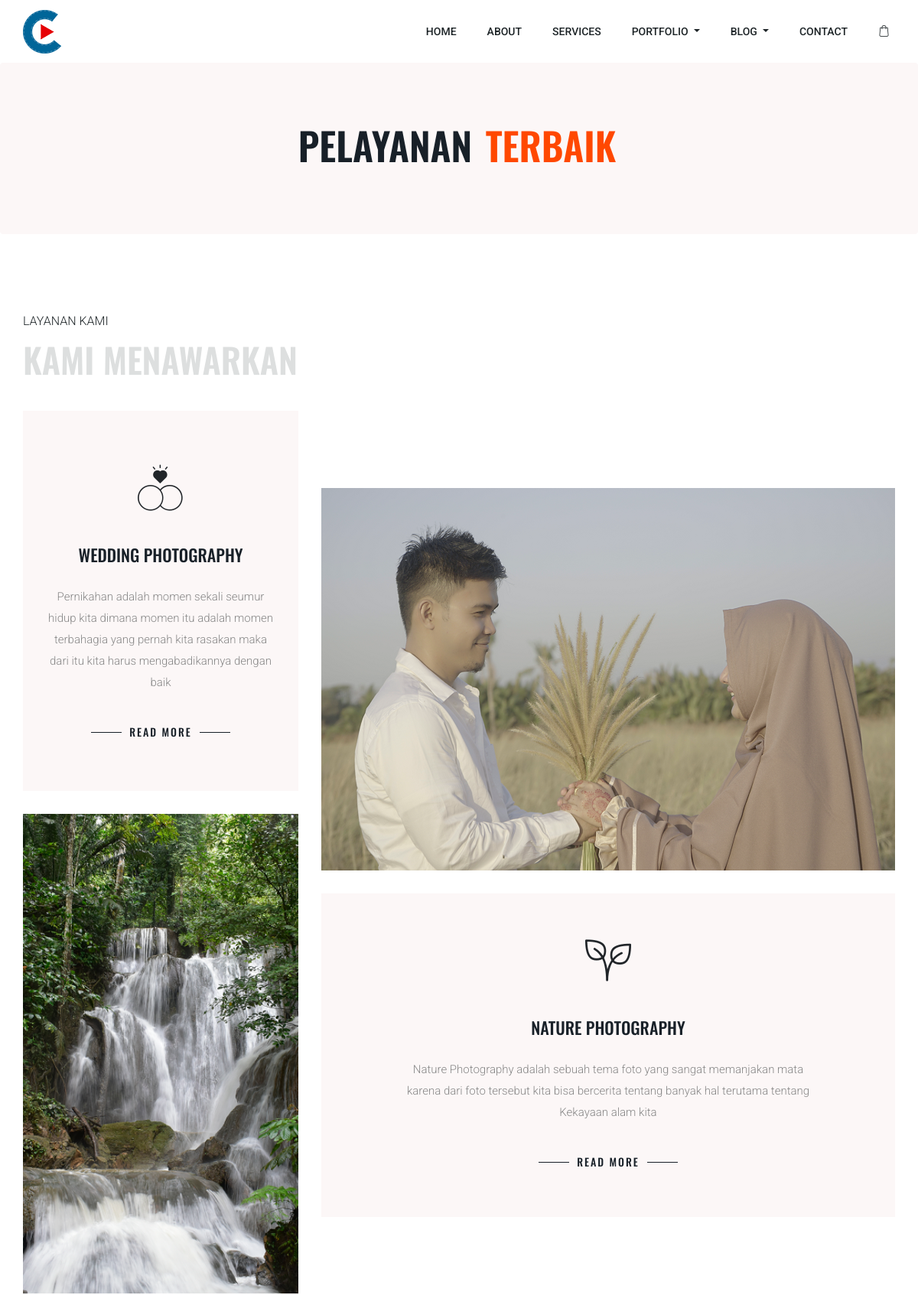
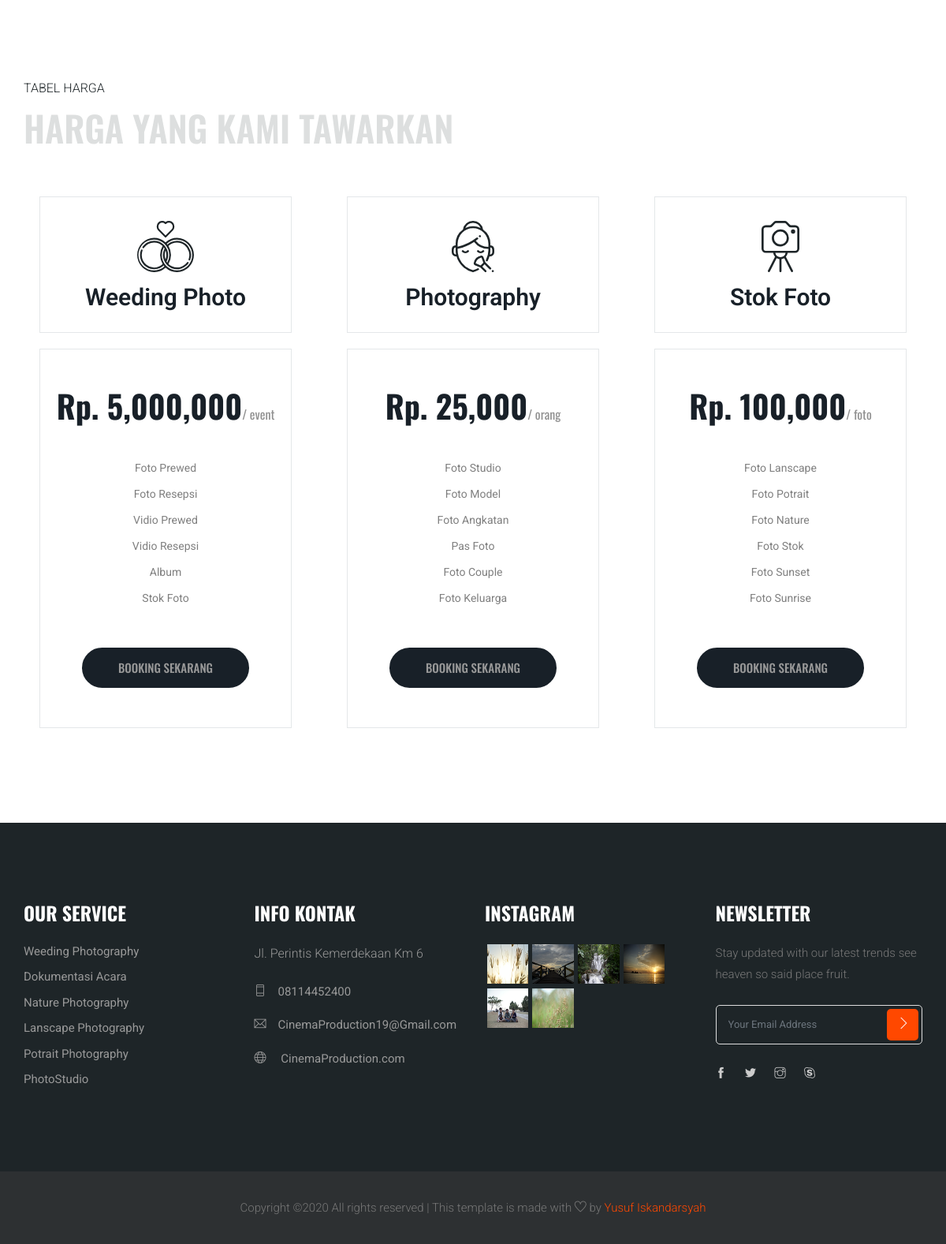
Screenshot of /index.php?halaman=services with the database file from the repository (2 pictures, top to bottom).
### tables this page shows
CREATE TABLE `services` (
  `id` int(11) NOT NULL,
  `title` varchar(50) NOT NULL,
  `price` int(15) NOT NULL,
  `price_alt` varchar(50) NOT NULL,
  `content` varchar(255) NOT NULL,
  `icon` varchar(100) NOT NULL
);

### services.php (the view)
<section class="breadcrumb breadcrumb_bg">
    <div class="container">
        <div class="row">
            <div class="col-lg-12">
                <div class="breadcrumb_iner text-center">
                    <div class="breadcrumb_iner_item">
                        <h2>Pelayanan <span>Terbaik</span></h2>
                    </div>
                </div>
            </div>
        </div>
    </div>
</section>
<section class="our_service padding_top">
    <div class="container">
        <div class="row">
            <div class="col-lg-6">
                <div class="section_tittle">
                    <p>Layanan Kami</p>
                    <h2>Kami Menawarkan</h2>
                </div>
            </div>
        </div>
        <div class="row align-items-center">
            <div class="col-lg-4 col-md-6">
                <div class="single_offer_text text-center wedding">
                    <span class="flaticon-love-and-romance"></span>
                    <h4>Wedding Photography</h4>
                    <p>Pernikahan adalah momen sekali seumur hidup kita dimana momen itu adalah
		momen terbahagia yang pernah kita rasakan maka dari itu kita harus mengabadikannya dengan baik</p>
                    <a href="#" class="btn_1">read more</a>
                </div>
                <div class="single_offer_img d-none d-md-block">
                    <img src="assets/img/single_offer_img_2.png" alt="">
                </div>
            </div>
            <div class="col-lg-8 col-md-6">
                <div class="single_offer_img d-none d-md-block">
                    <img src="assets/img/single_offer_img_1.png" alt="">
                </div>
                <div class="single_offer_text text-center nature">
                    <span class="flaticon-leaf"></span>
                    <h4>Nature photography</h4>
                    <p>Nature Photography adalah sebuah tema foto yang sangat memanjakan mata
		karena dari foto tersebut kita bisa bercerita tentang banyak hal terutama tentang Kekayaan alam kita</p>
                    <a href="#" class="btn_1">read more</a>
                </div>
            </div>
        </div>
    </div>
</section>
<section class="pricing_part section_padding home_page_pricing">
    <div class="container">
        <div class="row">
            <div class="col-lg-6">
                <div class="section_tittle">
                    <p>TABEL HARGA</p>
                    <h2>Harga yang kami tawarkan</h2>
                </div>
            </div>
        </div>
        <div class="row justify-content-center">
            <?php
                $result=$koneksi->query("SELECT * FROM services");
                while($data = $result->fetch_assoc()){
            ?>
            <div class="col-lg-4 col-sm-6">
                <div class="single_pricing_part">
                    <div class="pricing_tittle">
                        <img src="assets/img/icon/<?php echo $data['icon']; ?>" alt="">
                        <p><?php echo $data['title']; ?></p>
                    </div>
                    <div class="pricing_content">
                        <h3><?php echo "Rp. ".number_format($data['price']); ?><span>/ <?php echo $data['price_alt']; ?></span></h3>
                        <ul>
                            <?php
                            $content = unserialize($data['content']);
                            foreach ($content as $key => $value) {
                                echo "<li>".$value."</li>";
                            }
                            ?>
                        </ul>
                        <a href="#" class="btn_2">Booking sekarang</a>
                    </div>
                </div>
            </div>
            <?php } ?>
        </div>
    </div>
</section>

### index.php (shortened to what this page needs)
<?php require_once('admin/database.php') ?>
<!doctype html>
<html lang="zxx">
<head>
    <link rel="stylesheet" href="assets/css/bootstrap.min.css">
    <link rel="stylesheet" href="assets/css/animate.css">
    <link rel="stylesheet" href="assets/css/owl.carousel.min.css">
    <link rel="stylesheet" href="assets/css/all.css">
    <link rel="stylesheet" href="assets/css/flaticon.css">
    <link rel="stylesheet" href="assets/css/themify-icons.css">
    <link rel="stylesheet" href="assets/css/swiper.min.css">
    <link rel="stylesheet" href="assets/css/magnific-popup.css">
    <link rel="stylesheet" href="assets/css/slick.css">
    <link rel="stylesheet" href="assets/css/style.css">
</head>
<body>
    <header class="main_menu  home_menu">
        <div class="container">
            <div class="row align-items-center">
                <div class="col-lg-12">
                    <nav class="navbar navbar-expand-lg navbar-light">
                        <a class="navbar-brand" href="index.php"> <img src="assets/img/logo.png" alt="logo"> </a>
                        <div class="collapse navbar-collapse main-menu-item" id="navbarSupportedContent">
                            <ul class="navbar-nav">
                                <li class="nav-item">
                                    <a class="nav-link" href="index.php">Home</a>
                                </li>
                                <li class="nav-item">
                                    <a class="nav-link" href="index.php?halaman=about">about</a>
                                </li>
                                <li class="nav-item">
                                    <a class="nav-link" href="index.php?halaman=services">services</a>
                                </li>
                                <li class="nav-item dropdown">
                                    <a class="nav-link dropdown-toggle" href="" id="navbarDropdownpro"
                                        role="button" data-toggle="dropdown" aria-haspopup="true" aria-expanded="false">
                                        portfolio
                                    </a>
                                </li>
                                <li class="nav-item dropdown">
                                    <a class="nav-link dropdown-toggle" href="blog.html" id="navbarDropdown"
                                        role="button" data-toggle="dropdown" aria-haspopup="true" aria-expanded="false">
                                        Blog
                                    </a>
                                </li>
                                <li class="nav-item">
                                    <a class="nav-link" href="index.php?halaman=contact">contact</a>
                                </li>
                            </ul>
                        </div>
                        <div class="dropdown cart">
                            <a class="dropdown-toggle" href="#" id="navbarDropdown3" role="button"
                                data-toggle="dropdown" aria-haspopup="true" aria-expanded="false">
                                <i class="flaticon-bag"></i>
                            </a>
                        </div>
                    </nav>
                </div>
            </div>
        </div>
    </header>
    <?php
    if (isset($_GET['halaman']))
    {
        if ($_GET['halaman'] == "about")
        {
            include 'about.php';
        }
        elseif ($_GET['halaman'] == "services")
        {
            include 'services.php';
        }
        elseif ($_GET['halaman'] == "portfolio")
        {
            include 'portfolio.php';
        }
        elseif ($_GET['halaman'] == "portfolio_details")
        {
            include 'portfolio_details.php';
        }
        elseif ($_GET['halaman'] == "blog")
        {
            include 'blog.php';
        }
        elseif ($_GET['halaman'] == "single_blog")
        {
            include 'single_blog.php';
        }
        elseif ($_GET['halaman'] == "contact")
        {
            include 'contact.php';
        }
    }
    else
    {
        include 'home.php';
    }
    ?>
    <footer class="footer-area">
        <div class="container">
            <div class="row justify-content-between">
                <div class="col-sm-6 col-md-6 col-lg-3">
                    <div class="single-footer-widget">
                        <h4>Our Service</h4>
                        <ul>
                            <li><a href="#">Weeding Photography</a></li>
                            <li><a href="#">Dokumentasi Acara</a></li>
                            <li><a href="#">Nature Photography</a></li>
                            <li><a href="#">Lanscape Photography</a></li>
                            <li><a href="#">Potrait Photography</a></li>
                            <li><a href="#">PhotoStudio</a></li>
                        </ul>
                    </div>
                </div>
                <div class="col-sm-6 col-md-6 col-lg-3">
                    <div class="single-footer-widget footer_icon">
                        <h4>Info Kontak</h4>
                        <p>Jl. Perintis Kemerdekaan Km 6</p>
                        <ul>
                            <li><a href="#"><i class="ti-mobile"></i>08114452400</a></li>
                            <li><a href="#"><i class="ti-email"></i>CinemaProduction19@Gmail.com</a></li>
                            <li><a href="#"><i class="ti-world"></i> CinemaProduction.com</a></li>
                        </ul>
                    </div>
                </div>
                <div class="col-sm-6 col-md-6 col-lg-3">
                    <div class="single-footer-widget footer_3">
                        <h4>Instagram</h4>
                        <div class="footer_img">
                            <div class="single_footer_img">
                                <img src="assets/img/footer_img/footer_img_1.png" alt="">
                            </div>
                            <div class="single_footer_img">
                                <img src="assets/img/footer_img/footer_img_2.png" alt="">
                            </div>
                            <div class="single_footer_img">
                                <img src="assets/img/footer_img/footer_img_3.png" alt="">
                            </div>
                            <div class="single_footer_img">
                                <img src="assets/img/footer_img/footer_img_4.png" alt="">
                            </div>
                            <div class="single_footer_img">
                                <img src="assets/img/footer_img/footer_img_5.png" alt="">
                            </div>
                            <div class="single_footer_img">
                                <img src="assets/img/footer_img/footer_img_6.png" alt="">
                            </div>
                        </div>
                    </div>
                </div>
                <div class="col-sm-6 col-md-6 col-lg-3">
                    <div class="single-footer-widget footer_2">
                        <h4>Newsletter</h4>
                        <p>Stay updated with our latest trends see heaven so said place fruit.
                        </p>
                        <div class="form-wrap" id="mc_embed_signup">
                            <form target="_blank"
                                action="https://spondonit.us12.list-manage.com/subscribe/post?u=1462626880ade1ac87bd9c93a&amp;id=92a4423d01"
                                method="get" class="form-inline">
                                <input class="form-control" name="EMAIL" placeholder="Your Email Address"
                                    onfocus="this.placeholder = ''" onblur="this.placeholder = 'Your Email Address '"
                                    required="" type="email">
                                <button class="btn btn-default text-uppercase"><i class="ti-angle-right"></i></button>
                            </form>
                        </div>
                        <div class="social_icon">
                            <a href="#"> <i class="ti-facebook"></i> </a>
                            <a href="#"> <i class="ti-twitter-alt"></i> </a>
                            <a href="#"> <i class="ti-instagram"></i> </a>
                            <a href="#"> <i class="ti-skype"></i> </a>
                        </div>
                    </div>
                </div>
            </div>
        </div>
        <div class="container-fluid">
            <div class="row justify-content-center">
                <div class="col-lg-12">
                    <div class="copyright_part_text text-center">
                        <p class="footer-text m-0">
Copyright &copy;<script>document.write(new Date().getFullYear());</script> All rights reserved | This template is made with <i class="ti-heart" aria-hidden="true"></i> by <a href="https://colorlib.com" target="_blank">Yusuf Iskandarsyah</a>
</p>
                    </div>
                </div>
            </div>
        </div>
    </footer>
</body>
</html>

### rows the page displays
services: icon (picture), title "Weeding Photo", price "5,000,000", price_alt "event", content "Foto Prewed", content "Foto Resepsi", content "Vidio Prewed", content "Vidio Resepsi", content "Album", content "Stok Foto"
services: icon (picture), title "Photography", price "25,000", price_alt "orang", content "Foto Studio", content "Foto Model", content "Foto Angkatan", content "Pas Foto", content "Foto Couple", content "Foto Keluarga"
services: icon (picture), title "Stok Foto", price "100,000", price_alt "foto", content "Foto Lanscape", content "Foto Potrait", content "Foto Nature", content "Foto Stok", content "Foto Sunset", content "Foto Sunrise"
